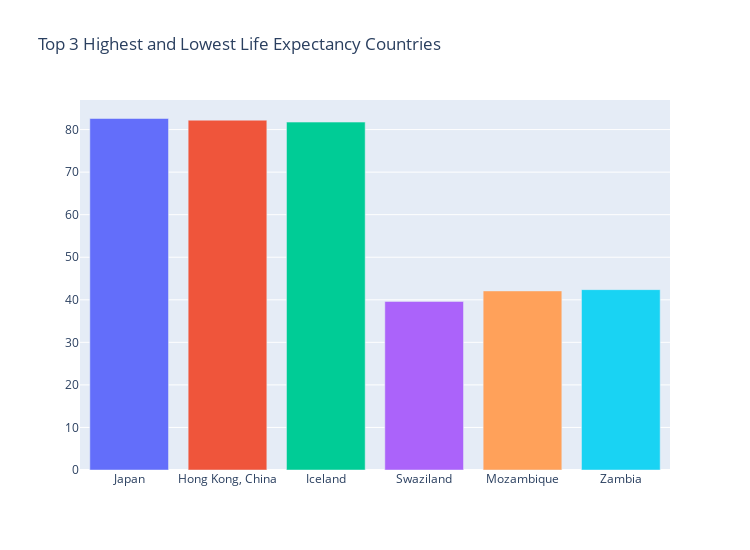

Here is the notebook cell this chart was saved with:
### Code cell
japan = df.query("country=='Japan'")
china = df.query("country=='Hong Kong, China'")
iceland = df.query("country=='Iceland'")
sawziland = df.query("country=='Swaziland'")
mozambique = df.query("country=='Mozambique'")
zambia = df.query("country=='Zambia'")

fig = make_subplots(rows=1,
                    cols=1)

fig.add_trace(go.Bar(x= japan["country"], y= japan["life_exp"]),1,1)

fig.add_trace(go.Bar(x= china["country"], y= china["life_exp"]),1,1)

fig.add_trace(go.Bar(x= iceland["country"], y= iceland["life_exp"]),1,1)

fig.add_trace(go.Bar(x= sawziland["country"], y= sawziland["life_exp"]),1,1)

fig.add_trace(go.Bar(x= mozambique["country"], y= mozambique["life_exp"]),1,1)

fig.add_trace(go.Bar(x= zambia["country"], y= zambia["life_exp"]),1,1)


fig.update_layout(height=550, width=750, title_text = "Top 3 Highest and Lowest Life Expectancy Countries",showlegend=False
                  )

fig.show()

### Figure 1 — Plotly figure (JSON) as saved in the notebook; plotly's stock layout.template omitted (floating-point values rounded to 4 significant figures)
{"data": [{"type": "bar", "x": ["Japan"], "xaxis": "x", "y": [82.6], "yaxis": "y"}, {"type": "bar", "x": ["Hong Kong, China"], "xaxis": "x", "y": [82.21], "yaxis": "y"}, {"type": "bar", "x": ["Iceland"], "xaxis": "x", "y": [81.76], "yaxis": "y"}, {"type": "bar", "x": ["Swaziland"], "xaxis": "x", "y": [39.61], "yaxis": "y"}, {"type": "bar", "x": ["Mozambique"], "xaxis": "x", "y": [42.08], "yaxis": "y"}, {"type": "bar", "x": ["Zambia"], "xaxis": "x", "y": [42.38], "yaxis": "y"}], "layout": {"height": 550, "showlegend": false, "title": {"text": "Top 3 Highest and Lowest Life Expectancy Countries"}, "width": 750, "xaxis": {"anchor": "y", "domain": [0, 1]}, "yaxis": {"anchor": "x", "domain": [0, 1]}}}
